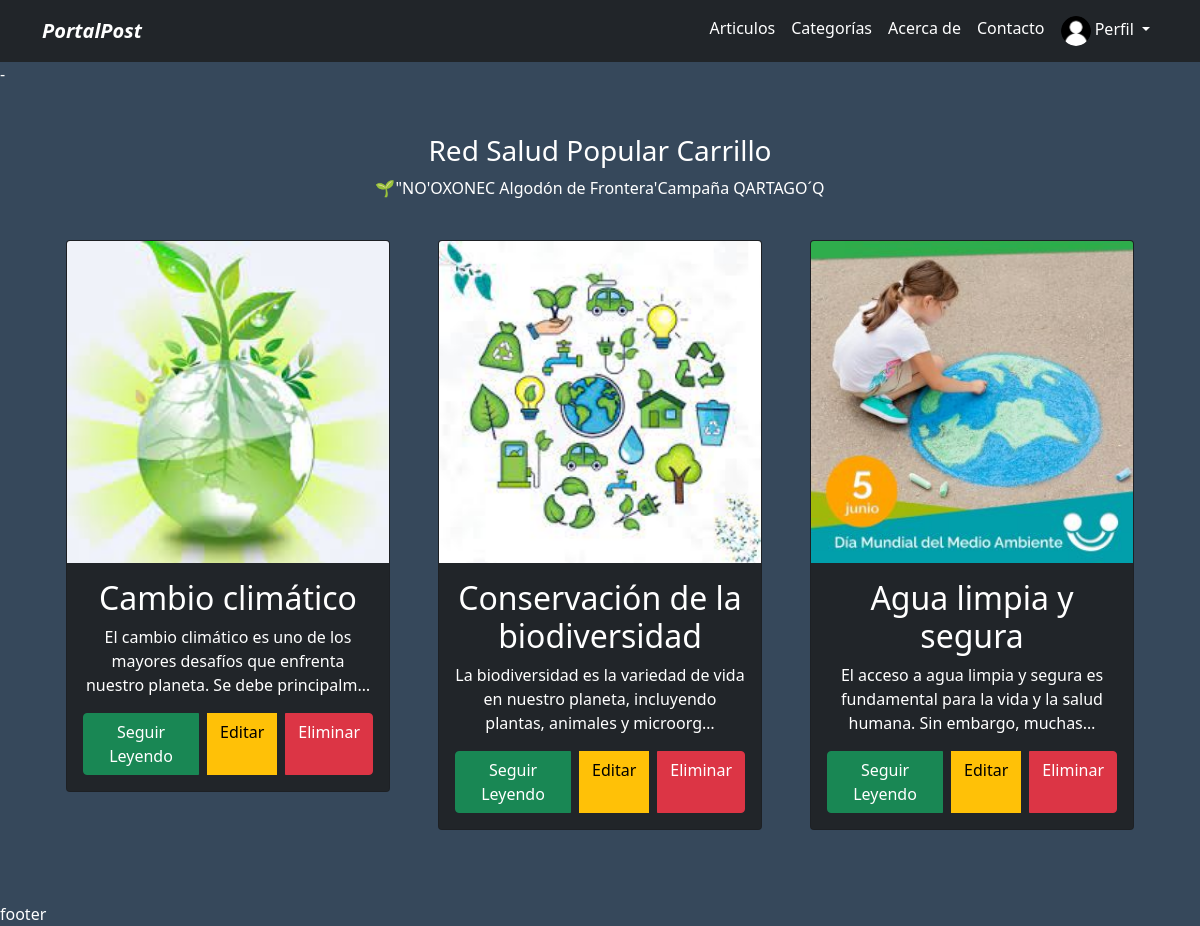
The page / on the database its author committed.
### articulo/models.py (models this page shows, shortened)
class Articles(models.Model):
    title = models.CharField(max_length=100)
    content = models.TextField()
    image = models.ImageField(upload_to='articles/images')
    date_published = models.DateField(default=datetime.date.today)
    category = models.ForeignKey(Category, on_delete=models.SET_NULL, null=True)

### articulo/views.py (the view)
# urls.py: path('', ArtListView.as_view(), name="home"),
def home(request):
    articles = Articles.objects.order_by('-date_published')[:3]
    return render(request, 'home.html', {'articles': articles})

### articulo/templates/home.html
{% extends 'layout.html' %}
{% block content %}
<div class="row my-4 text-center">
    <h3>Red Salud Popular Carrillo</h3>
    <p>🌱"NO'OXONEC Algodón de Frontera'Campaña QARTAGO´Q</p>
    {% for article in articles %}
    <div class="col-md-4 p-4">
      <div class="card bg-dark text-white card-project">
        <img src="{{article.image.url }}" class="card-img-top" />
        <div class="card-body">
          <h2>{{ article.title }}</h2>
          <p>{{ article.content|striptags |truncatechars:100 }}</p>
          <div class="btn-group" role="group" aria-label="Basic mixed styles example">
            <a href="{% url 'articulos:detail_article' article.id %}" class="btn btn-success">Seguir Leyendo</a>
            <a href="{% url 'articulos:update_article' article.id %}" class="btn btn-warning ms-2">Editar</a>
            <a href="{% url 'articulos:delete_article' article.id %}" class="btn btn-danger ms-2">Eliminar</a>
          </div>
        </div>
      </div>
    </div>
    {% endfor %}
  </div>
  {% endblock %}

### articulo/static/main.css (style rules this page uses)
:root { --primary: #041b33cc; }
.color-body { background-color: var(--primary); color: white; }

### rows shown on the page
Articles: image (picture), title "Cambio climático", content "El cambio climático es uno de los mayores desafíos que enfrenta nuestro planeta. Se debe principalm…"
Articles: image (picture), title "Conservación de la biodiversidad", content "La biodiversidad es la variedad de vida en nuestro planeta, incluyendo plantas, animales y microorg…"
Articles: image (picture), title "Agua limpia y segura", content "El acceso a agua limpia y segura es fundamental para la vida y la salud humana. Sin embargo, muchas…"
